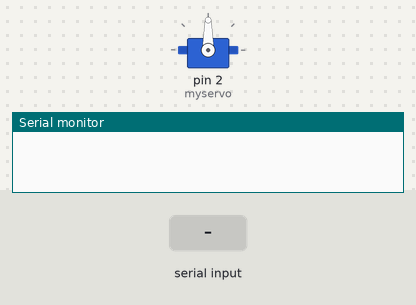
Simulated run of this sketch. Board: Arduino Uno, built with avr-gcc and run on an emulated ATmega328P. Shown: servo, the last lines printed to the serial monitor. Inputs (shaded band) come from the test bench.

Above: at 1.2 s.
1.3 s: "30,150\n" received over Serial
At 3.5 s:
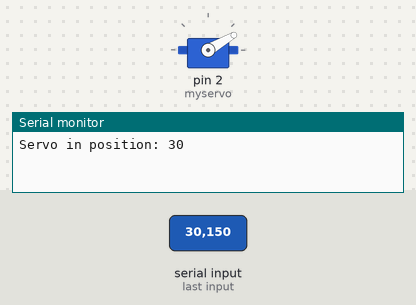
3.8 s: "5\n" received over Serial
At 5.6 s:
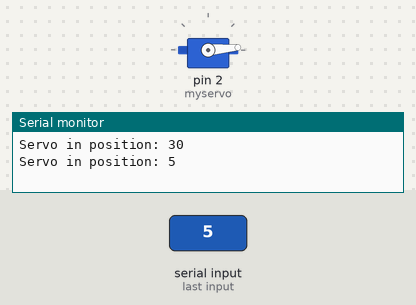
6.2 s: "200\n" received over Serial
At 7.5 s:
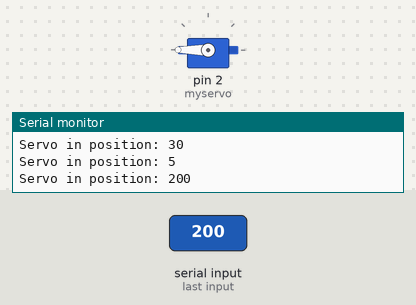
8.7 s: "90,45\n" received over Serial
At 10.5 s:
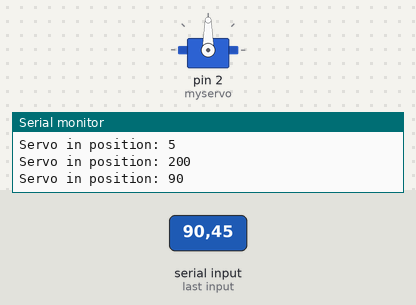
Timing chart, 0 to 12.0 s (numbered marks = the images above; inputs shaded):
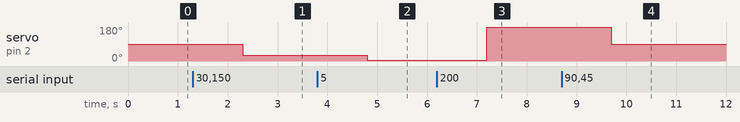

Measured:
- after the input at 1.3 s, servo on pin 2 (myservo): 90° → 30° after 1.0 s
- after the input at 3.8 s, servo on pin 2 (myservo): 30° → 5° after 1.0 s
- after the input at 6.2 s, servo on pin 2 (myservo): 5° → 180° after 1.0 s
- after the input at 8.7 s, servo on pin 2 (myservo): 180° → 90° after 1.0 s

The sketch:

servo_python_tihng.ino
```cpp
#include <Servo.h>
Servo myservo;
int pos;

void setup() {

  myservo.attach(2); // servo on pin 2
  Serial.begin(115200); // begin serial at baud rate of 115200.
}

void loop()
{
    while (!Serial.available()); // wait until serial is available:
    pos = Serial.readString().toInt(); // read serial value to int
    myservo.write(pos);     // move servo
    Serial.print("Servo in position: ");
    Serial.println(pos);
}
```
